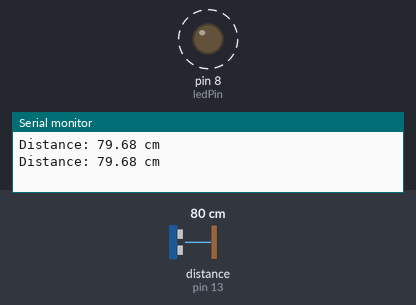
Bench run of a sketch on a simulated Arduino Uno, built with avr-gcc and run on an emulated ATmega328P. Parts: output pins drawn as LEDs (lit = HIGH), the last lines printed to the serial monitor. Wiring (inferred from the names in the program): ultrasonic range finder: trigger pin 12; echo pin 13. Dashed ring = blinking. The test bench sets the inputs (shaded band); at power-on: distance to the obstacle (sensor on pin 13) 80 cm. The echo pulse lasts 58.3 µs per cm; pins used as bus, display or sensor lines are not drawn.

Above: at 1.01 s.
1.5 s: distance to the obstacle (sensor on pin 13) set to 85 cm
At 1.5 s:
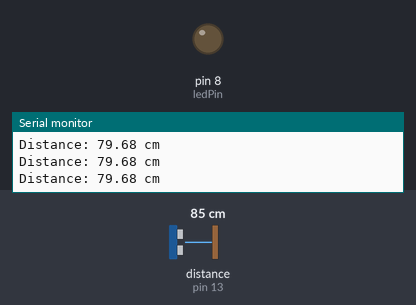
3.0 s: distance to the obstacle (sensor on pin 13) set to 2 cm
At 6.1 s:
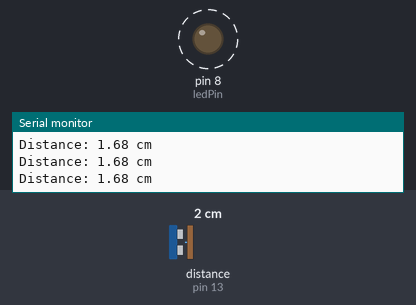
6.2 s: distance to the obstacle (sensor on pin 13) set to 120 cm
At 6.7 s:
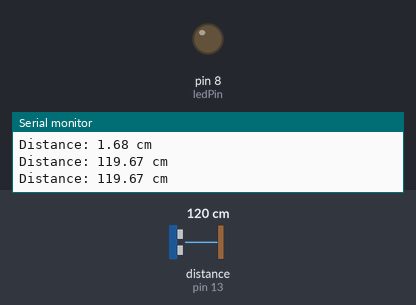
7.7 s: distance to the obstacle (sensor on pin 13) set to 4 cm
At 8.14 s:
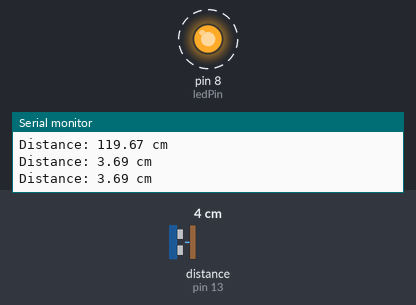
Timing chart, 0 to 11.9 s (numbered marks = the images above; inputs shaded):
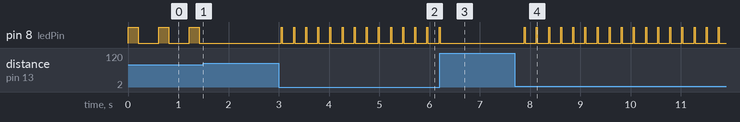

Measured:
- the behaviour switches between 80 and 81 cm on distance to the obstacle (sensor on pin 13) (found by bisection; images 0 and 1)
- after the input at 1.5 s, pin 8 (ledPin): stops changing and stays LOW
- after the input at 3.0 s, pin 8 (ledPin): alternates HIGH for 0.02 s and LOW for 0.22 s, starting after 0.05 s
- after the input at 6.2 s, pin 8 (ledPin): goes on until 6.2 s, then stays LOW
- after the input at 7.7 s, pin 8 (ledPin): alternates HIGH for 0.02 s and LOW for 0.22 s, starting after 0.19 s
- by itself, pin 8 (ledPin): alternates HIGH for 0.20 s and LOW for 0.41 s

The sketch:

sencor.ino
```cpp
const int trigPin = 12;
const int echoPin = 13;
const int ledPin = 8;

void setup() {
  pinMode(trigPin, OUTPUT);
  pinMode(echoPin, INPUT);
  pinMode(ledPin, OUTPUT);

  Serial.begin(9600);
}

void loop() {
  // Send trigger pulse
  digitalWrite(trigPin, LOW);
  delayMicroseconds(2);

  digitalWrite(trigPin, HIGH);
  delayMicroseconds(10);

  digitalWrite(trigPin, LOW);

  // Read echo
  long duration = pulseIn(echoPin, HIGH);

  // Calculate distance
  float distance = duration * 0.0343 / 2;

  Serial.print("Distance: ");
  Serial.print(distance);
  Serial.println(" cm");

  // LED control
  if (distance > 0 && distance <= 20) {
    digitalWrite(ledPin, HIGH);   // LED ON
    delay(20);
    digitalWrite(ledPin, LOW);   // LED ON
    delay(20);
  }  else if (distance > 0 && distance <= 30) {
    digitalWrite(ledPin, HIGH);   // LED ON
    delay(80);
    digitalWrite(ledPin, LOW);   // LED ON
    delay(80);
  } else if (distance > 0 && distance <= 50) {
    digitalWrite(ledPin, HIGH);   // LED ON
    delay(150);
    digitalWrite(ledPin, LOW);   // LED ON
    delay(150);
  } else if (distance > 0 && distance <= 80) {
    digitalWrite(ledPin, HIGH);   // LED ON
    delay(200);
    digitalWrite(ledPin, LOW);   // LED ON
    delay(200);
  } else {
    digitalWrite(ledPin, LOW);    // LED OFF
  }

  delay(200);
}
```
